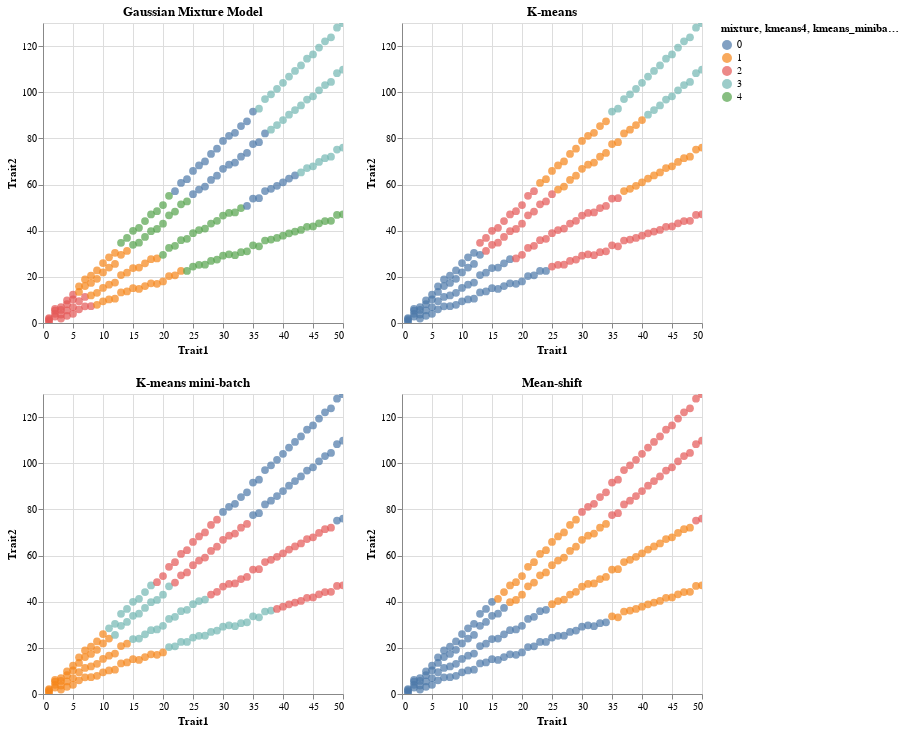

This figure's notebook cell:
### Code cell
(gauss | kmean) & (kminb | means)

### Figure 1 — Vega-Lite specification as saved in the notebook (floating-point values rounded to 4 significant figures; data arrays with more than 128 entries replaced by an {"elided": "..."} marker saying what was removed)
{"config": {"view": {"continuousWidth": 300, "continuousHeight": 300}}, "vconcat": [{"hconcat": [{"mark": {"type": "circle", "size": 60}, "encoding": {"color": {"field": "mixture", "type": "nominal"}, "tooltip": [{"field": "birch", "type": "quantitative"}, {"field": "kmeans4", "type": "quantitative"}, {"field": "kmeans_minibatch4", "type": "quantitative"}, {"field": "Mean-Shift", "type": "quantitative"}], "x": {"field": "Trait1", "type": "quantitative"}, "y": {"field": "Trait2", "type": "quantitative"}}, "name": "view_15", "title": "Gaussian Mixture Model"}, {"mark": {"type": "circle", "size": 60}, "encoding": {"color": {"field": "kmeans4", "type": "nominal"}, "tooltip": [{"field": "birch", "type": "quantitative"}, {"field": "kmeans4", "type": "quantitative"}, {"field": "kmeans_minibatch4", "type": "quantitative"}, {"field": "Mean-Shift", "type": "quantitative"}], "x": {"field": "Trait1", "type": "quantitative"}, "y": {"field": "Trait2", "type": "quantitative"}}, "name": "view_16", "title": "K-means"}]}, {"hconcat": [{"mark": {"type": "circle", "size": 60}, "encoding": {"color": {"field": "kmeans_minibatch4", "type": "nominal"}, "tooltip": [{"field": "birch", "type": "quantitative"}, {"field": "kmeans4", "type": "quantitative"}, {"field": "kmeans_minibatch4", "type": "quantitative"}, {"field": "Mean-Shift", "type": "quantitative"}], "x": {"field": "Trait1", "type": "quantitative"}, "y": {"field": "Trait2", "type": "quantitative"}}, "name": "view_17", "title": "K-means mini-batch"}, {"mark": {"type": "circle", "size": 60}, "encoding": {"color": {"field": "Mean-Shift", "type": "nominal"}, "tooltip": [{"field": "birch", "type": "quantitative"}, {"field": "kmeans4", "type": "quantitative"}, {"field": "kmeans_minibatch4", "type": "quantitative"}, {"field": "Mean-Shift", "type": "quantitative"}], "x": {"field": "Trait1", "type": "quantitative"}, "y": {"field": "Trait2", "type": "quantitative"}}, "name": "view_18", "title": "Mean-shift"}]}], "data": {"name": "data-b87d18eac2c8cc2e1535df206b6696e1"}, "params": [{"name": "param_15", "select": {"type": "interval", "encodings": ["x", "y"]}, "bind": "scales", "views": ["view_15"]}, {"name": "param_12", "select": {"type": "interval", "encodings": ["x", "y"]}, "bind": "scales", "views": ["view_16"]}, {"name": "param_13", "select": {"type": "interval", "encodings": ["x", "y"]}, "bind": "scales", "views": ["view_17"]}, {"name": "param_14", "select": {"type": "interval", "encodings": ["x", "y"]}, "bind": "scales", "views": ["view_18"]}], "$schema": "https://vega.github.io/schema/vega-lite/v5.16.3.json", "datasets": {"data-b87d18eac2c8cc2e1535df206b6696e1": {"elided": "200 records"}}}
